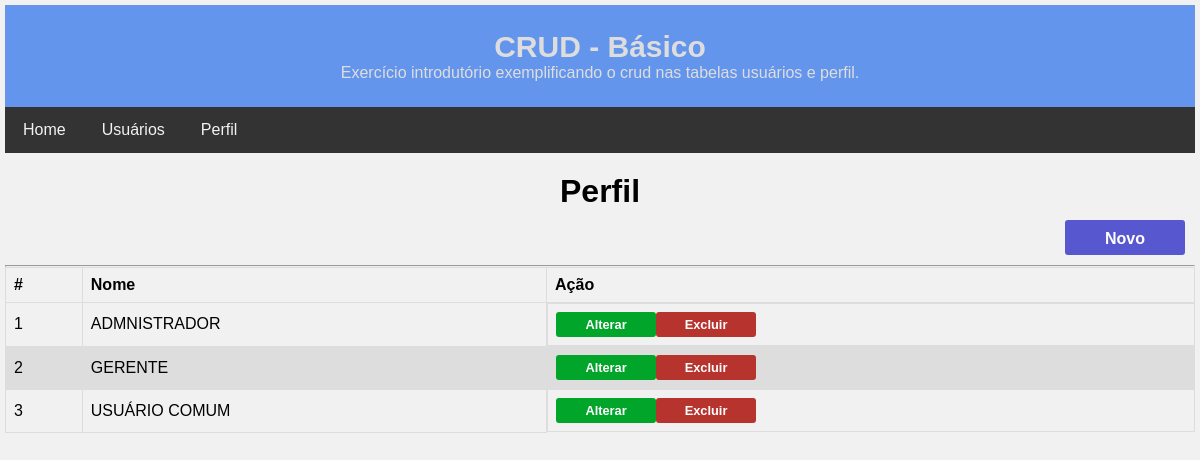
Page /exercicio01/perfis/index.php on the committed database.
### tables this page shows
CREATE TABLE `perfis` (
    `id` int not null primary key auto_increment,
    `nome` varchar(50) not null 
);

### exercicio01/perfis/index.php (the view, shortened to what this page needs)
<?php
    $dbh = Conexao::getConexao();
    $query = "SELECT * FROM escolabd.perfis;";
    $stmt = $dbh->query($query);
    $quantidadeRegistros = $stmt->rowCount();
    $perfis = $stmt->fetchAll();
?>
<!DOCTYPE html>
<html lang="pt-br">
<head>
    <link rel="stylesheet" href="../assets/css/style.css">
</head>
<body>
    <header>
        <h1>CRUD - Básico</h1>
        <p>Exercício introdutório exemplificando o crud nas tabelas usuários e perfil. </p>
    </header>
    <nav>
        <a href="../index.php">Home</a>
        <a href="../usuarios/index.php">Usuários</a>
        <a href="index.php">Perfil</a>
    </nav>
    <main>
        <h1>Perfil</h1>
        <section class="section__btn">
            <a class="btn" href="create.php">Novo</a>
        </section>
        <hr>
        <section>
            <table >
                <thead>
                    <tr>
                        <th>#</th>
                        <th>Nome</th>
                        <th>Ação</th>
                    </tr>
                </thead>
                <tbody>
                    <?php if ($quantidadeRegistros == "0"): ?>
                        <tr>
                            <td colspan="3">Não existem dados cadastrados.</td>
                        </tr>
                    <?php else: ?>
                        <?php foreach ($perfis as $perfil) : ?>
                        <tr>
                            <td><?php echo $perfil['id'];?></td>
                            <td><?= $perfil['nome'];?></td>
                            <td class="td__operacao">
                                <a class="btnalterar" href="edit.php?id=<?=$perfil['id'];?>">Alterar</a>
                                <a class="btnexcluir" href="delete.php?id=<?=$perfil['id'];?>" onclick="return confirm('Deseja confirmar a operação?');">Excluir</a>
                            </td>
                        </tr>
                        <?php endforeach; ?>
                    <?php endif; $dbh = null; ?>
                </tbody>
            </table>
        </section>
    </main>
</body>
</html>

### exercicio01/assets/css/style.css (style rules this page uses)
* { box-sizing: border-box; margin: 0; padding: 0; }
body { font-family: Arial, Helvetica, sans-serif; background: #f1f1f1; padding: 5px; min-height: 100vh; }
header { padding: 25px; text-align: center; background-color: cornflowerblue; color: #ddd; }
header h1 { font-size: 30px; }
nav { overflow: hidden; background-color: #333; }
nav a { float: left; display: block; color: #f2f2f2; text-align: center; padding: 14px 18px; text-decoration: none; }
main h1 { margin-top: 20px; text-align: center; font-size: 2rem; }
table { font-family: arial, sans-serif; border-collapse: collapse; width: 100%; }
td, th { border: 1px solid #dddddd; text-align: left; padding: 8px; }
tr:nth-child(even) { background-color: #dddddd; }
.td__operacao { display:flex; }
.section__btn { display: flex; justify-content: flex-end; }
.btn { border: none; padding: 10px; margin: 10px; width: 120px; height: 35px; background-color: rgb(87, 87, 207); color: #fff; text-align: center; text-decoration: none; font-weight: 600; border-radius: 3px; }
.btnalterar { border: none; width: 100px; padding: 5px 0px; background-color: rgb(1, 165, 42); color: #fff; text-align: center; text-decoration: none; font-size: .8rem; font-weight: 600; border-radius: 3px; display: inline-block; }
.btnexcluir { border: none; width: 100px; padding: 5px 0px; background-color: rgb(182, 51, 46); color: #fff; text-align: center; text-decoration: none; font-size: .8rem; font-weight: 600; border-radius: 3px; display: inline-block; }

### rows in the picture
perfis: id "1", nome "ADMNISTRADOR"
perfis: id "2", nome "GERENTE"
perfis: id "3", nome "USUÁRIO COMUM"
